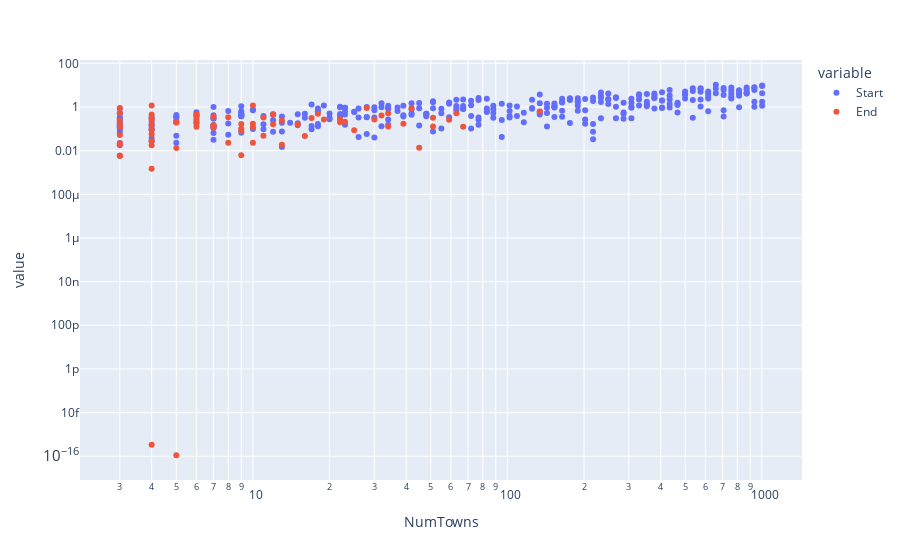

Notebook code for this chart:
### Markdown cell above
#### Comparing Allocation Front and Back - Demands in Back Lower than Expected

### Code cell
data_dict_5 = {'NumTowns':[],'Start':[],'End':[]}
for n in np.logspace(0,3,100):
    n=int(n)+2
    for i in range(num_iterations):
        data_dict_5['NumTowns'].append(n)
        demand_means = np.random.uniform(0, demand_mean, n)
        town_demands, town_expected_demands = make_demands_gaussian_dynamic_pessimistic(n, demand_means)
        budget = np.sum(town_expected_demands)
        mid = int((n-1)/2)
        opt_1 = objective_nash_log(town_demands[:mid],waterfilling(town_demands,budget)[:mid])
        opt_2 = objective_nash_log(town_demands[mid:n],waterfilling(town_demands,budget)[mid:n])

        for j in range(2):
            if j==0:
                data_dict_5['Start'].append(opt_1 - objective_nash_log(town_demands[:mid],waterfilling_dynamic(town_expected_demands,town_demands,budget)[:mid]))
            if j==1:
                data_dict_5['End'].append(opt_2 - objective_nash_log(town_demands[mid:n],waterfilling_dynamic(town_expected_demands,town_demands,budget)[mid:n]))
df_uniform = pd.DataFrame(data_dict_5).melt(id_vars="NumTowns")

fig = px.scatter(df_uniform, x="NumTowns", y="value", color='variable')
fig.update_layout(xaxis_type="log", yaxis_type="log")
fig.show()

### Figure 1 — Plotly figure (JSON) as saved in the notebook; plotly's stock layout.template omitted (floating-point values rounded to 4 significant figures; data arrays with more than 128 entries replaced by an {"elided": "..."} marker saying what was removed)
{"data": [{"hoverlabel": {"namelength": 0}, "hovertemplate": "variable=Start<br>NumTowns=%{x}<br>value=%{y}", "legendgroup": "Start", "marker": {"color": "#636efa", "symbol": "circle"}, "mode": "markers", "name": "Start", "showlegend": true, "type": "scatter", "x": {"elided": "500 int values"}, "xaxis": "x", "y": {"elided": "500 float values"}, "yaxis": "y"}, {"hoverlabel": {"namelength": 0}, "hovertemplate": "variable=End<br>NumTowns=%{x}<br>value=%{y}", "legendgroup": "End", "marker": {"color": "#EF553B", "symbol": "circle"}, "mode": "markers", "name": "End", "showlegend": true, "type": "scatter", "x": {"elided": "500 int values"}, "xaxis": "x", "y": {"elided": "500 float values"}, "yaxis": "y"}], "layout": {"legend": {"title": {"text": "variable"}, "tracegroupgap": 0}, "margin": {"t": 60}, "xaxis": {"anchor": "y", "domain": [0, 1], "title": {"text": "NumTowns"}, "type": "log"}, "yaxis": {"anchor": "x", "domain": [0, 1], "title": {"text": "value"}, "type": "log"}}}
